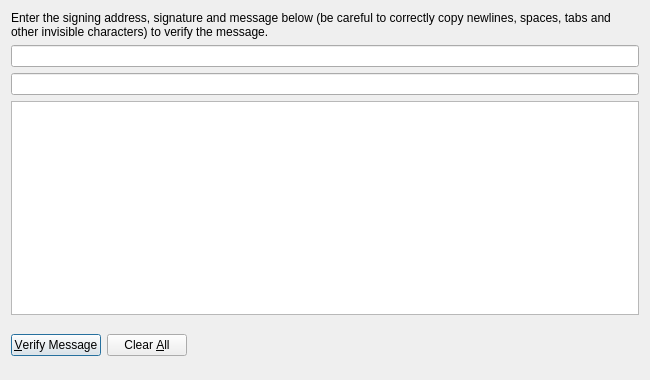
<?xml version="1.0" encoding="UTF-8"?>
<ui version="4.0">
 <class>VerifyMessageDialog</class>
 <widget class="QDialog" name="VerifyMessageDialog">
  <property name="geometry">
   <rect>
    <x>0</x>
    <y>0</y>
    <width>650</width>
    <height>380</height>
   </rect>
  </property>
  <property name="windowTitle">
   <string>Verify Signed Message</string>
  </property>
  <layout class="QVBoxLayout" name="verticalLayout">
   <item>
    <widget class="QLabel" name="label">
     <property name="text">
      <string>Enter the signing address, signature and message below (be careful to correctly copy newlines, spaces, tabs and other invisible characters) to verify the message.</string>
     </property>
     <property name="alignment">
      <set>Qt::AlignLeading|Qt::AlignLeft|Qt::AlignTop</set>
     </property>
     <property name="wordWrap">
      <bool>true</bool>
     </property>
    </widget>
   </item>
   <item>
    <widget class="QValidatedLineEdit" name="lnAddress">
     <property name="text">
      <string/>
     </property>
    </widget>
   </item>
   <item>
    <widget class="QValidatedLineEdit" name="lnSig">
     <property name="text">
      <string/>
     </property>
    </widget>
   </item>
   <item>
    <widget class="QPlainTextEdit" name="edMessage"/>
   </item>
   <item>
    <layout class="QHBoxLayout" name="horizontalLayout">
     <item>
      <widget class="QPushButton" name="verifyMessage">
       <property name="toolTip">
        <string>Verify a message to ensure it was signed with the specified Czarcoin address</string>
       </property>
       <property name="text">
        <string>&amp;Verify Message</string>
       </property>
       <property name="icon">
        <iconset resource="../bitcoin.qrc">
         <normaloff>:/icons/transaction_0</normaloff>:/icons/transaction_0</iconset>
       </property>
      </widget>
     </item>
     <item>
      <widget class="QPushButton" name="clearButton">
       <property name="toolTip">
        <string>Reset all verify message fields</string>
       </property>
       <property name="text">
        <string>Clear &amp;All</string>
       </property>
       <property name="icon">
        <iconset resource="../bitcoin.qrc">
         <normaloff>:/icons/remove</normaloff>:/icons/remove</iconset>
       </property>
      </widget>
     </item>
     <item>
      <spacer name="horizontalSpacer_2">
       <property name="orientation">
        <enum>Qt::Horizontal</enum>
       </property>
       <property name="sizeHint" stdset="0">
        <size>
         <width>40</width>
         <height>20</height>
        </size>
       </property>
      </spacer>
     </item>
     <item>
      <widget class="QLabel" name="lblStatus">
       <property name="minimumSize">
        <size>
         <width>0</width>
         <height>48</height>
        </size>
       </property>
       <property name="font">
        <font>
         <weight>75</weight>
         <bold>true</bold>
        </font>
       </property>
       <property name="text">
        <string/>
       </property>
       <property name="wordWrap">
        <bool>true</bool>
       </property>
      </widget>
     </item>
     <item>
      <spacer name="horizontalSpacer">
       <property name="orientation">
        <enum>Qt::Horizontal</enum>
       </property>
       <property name="sizeHint" stdset="0">
        <size>
         <width>40</width>
         <height>20</height>
        </size>
       </property>
      </spacer>
     </item>
    </layout>
   </item>
  </layout>
 </widget>
 <customwidgets>
  <customwidget>
   <class>QValidatedLineEdit</class>
   <extends>QLineEdit</extends>
   <header>qvalidatedlineedit.h</header>
  </customwidget>
 </customwidgets>
 <resources>
  <include location="../bitcoin.qrc"/>
 </resources>
 <connections/>
</ui>
